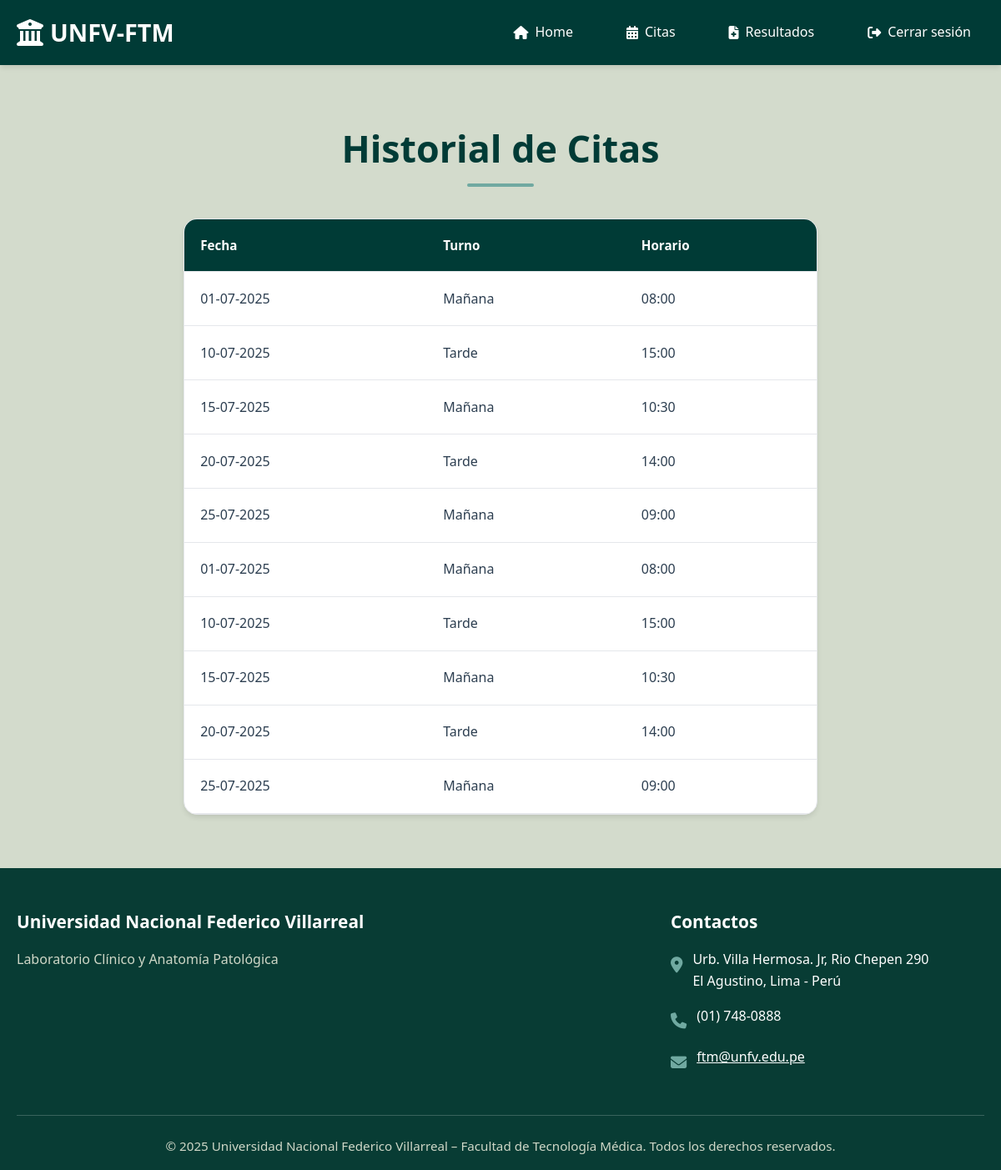
The page /historial_citas (signed in) on the database as committed earlier.
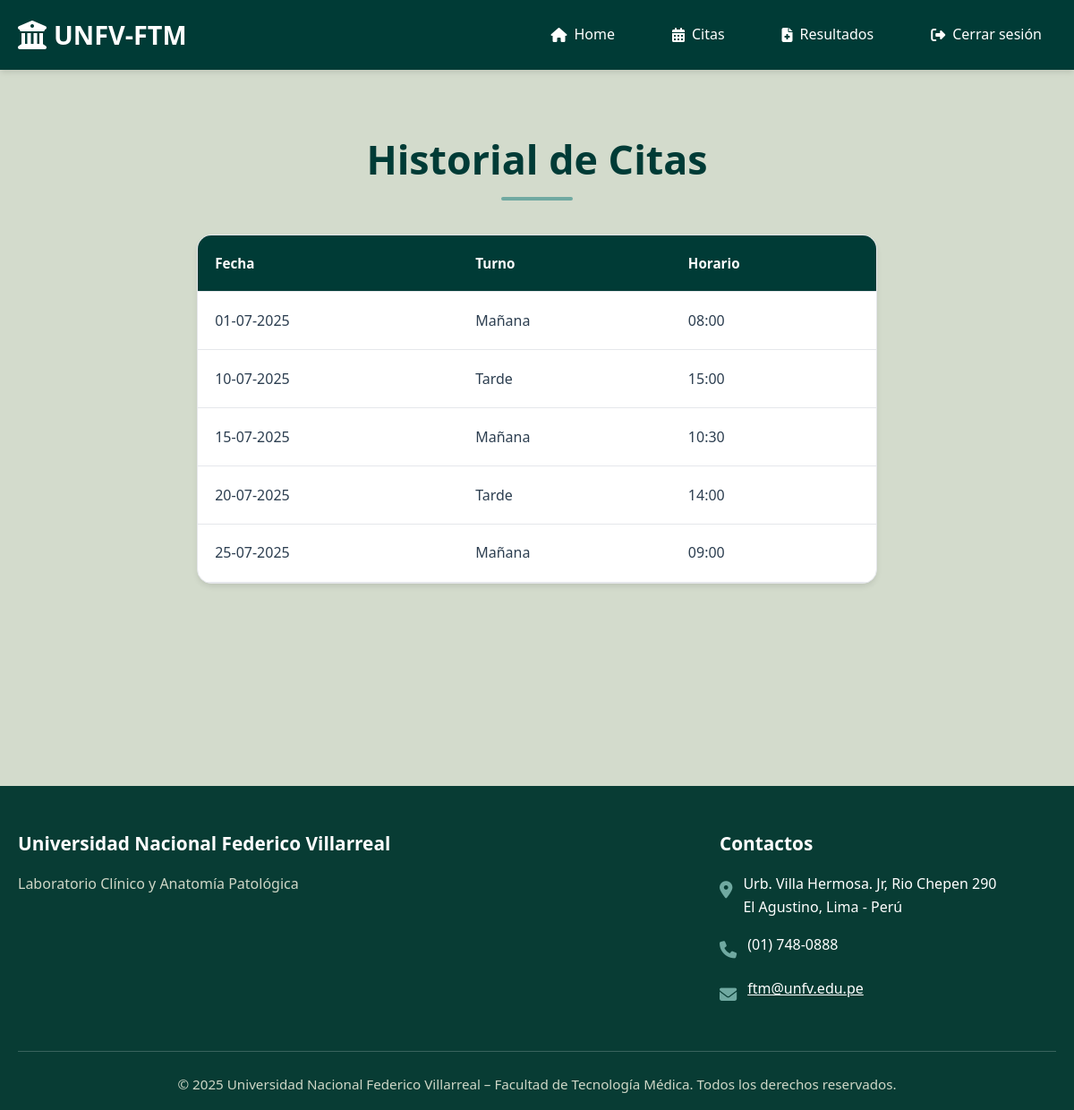
The same page on the database as committed later.
### tables this page shows
CREATE TABLE citas_usuario (
                id_cita INTEGER PRIMARY KEY,
                id_usuario INTEGER NOT NULL,
                fecha VARCHAR(100),
                turno VARCHAR(100),
                horario VARCHAR(100),
                FOREIGN KEY (id_usuario) REFERENCES usuario(id_usuario)
                    ON DELETE CASCADE
                    ON UPDATE CASCADE
            );

### app.py (the view)
@app.route('/historial_citas')
def historial_citas():
    if 'user_id' not in session:
        return redirect(url_for('login'))
    conn = get_db()
    cur = conn.cursor()
    cur.execute('SELECT fecha, turno, horario FROM citas_usuario WHERE id_usuario = ?', (session['user_id'],))
    citas = cur.fetchall()
    conn.close()
    return render_template('historial_citas.html', citas=citas)

### app.py (called while the page is built)
def get_db():
    conn = sqlite3.connect(DATABASE)
    conn.row_factory = sqlite3.Row
    return conn

@app.context_processor
def inject_user():
    return dict(user=session.get('user_name'))

### templates/historial_citas.html (shortened to what this page needs)
{% extends 'base.html' %}
{% block content %}
<section class="section">
  <div class="container" style="max-width: 800px;">
    <h2 class="text-center">Historial de Citas</h2>
    {% if citas %}
    <div class="table-container">
      <table>
        <thead>
          <tr>
            <th>Fecha</th>
            <th>Turno</th>
            <th>Horario</th>
          </tr>
        </thead>
        <tbody>
          {% for cita in citas %}
          <tr>
            <td>{{ cita['fecha'] }}</td>
            <td>{{ cita['turno'] }}</td>
            <td>{{ cita['horario'] }}</td>
          </tr>
          {% endfor %}
        </tbody>
      </table>
    </div>
    {% else %}
    <div class="card text-center" style="margin-top:2rem;">
      <p>No tienes citas registradas.</p>
    </div>
    {% endif %}
  </div>
</section>
{% endblock %}

### templates/base.html (shortened to what this page needs)
<!DOCTYPE html>
<html lang="es">
  <head>
    <link
      rel="stylesheet"
      href="{{ url_for('static', filename='css/style.css') }}"
    />
    <link
      rel="stylesheet"
      href="https://cdnjs.cloudflare.com/ajax/libs/font-awesome/6.4.0/css/all.min.css"
    />
  </head>
  <body>
    <nav class="navbar">
      <div class="container">
        <a href="{{ url_for('home') }}" class="logo">
          <i class="fas fa-university"></i> UNFV-FTM
        </a>
        <ul class="nav-links">
          <li>
            <a href="{{ url_for('home') }}"><i class="fas fa-home"></i> Home</a>
          </li>
          {% if not user %}
          <li>
            <a href="{{ url_for('login') }}"><i class="fas fa-sign-in-alt"></i> Login</a>
          </li>
          <li>
            <a href="{{ url_for('register') }}"><i class="fas fa-user-plus"></i> Registro</a>
          </li>
          {% else %}
          <li>
            <a href="{{ url_for('citas') }}"><i class="fas fa-calendar-alt"></i> Citas</a>
          </li>
          <li>
            <a href="{{ url_for('historial_resultados') }}"><i class="fas fa-file-medical"></i> Resultados</a>
          </li>
          <li>
            <a href="{{ url_for('logout') }}"><i class="fas fa-sign-out-alt"></i> Cerrar sesión</a>
          </li>
          {% endif %}
        </ul>
      </div>
    </nav>
    <main style="min-height: 100vh;">{% block content %} {% endblock %}</main>
    <footer class="footer footer-pro">
      <div class="container">
        <div class="footer-grid">
          <div class="footer-info">
            <h3 class="footer-title">Universidad Nacional Federico Villarreal</h3>
            <p>Laboratorio Clínico y Anatomía Patológica</p>
          </div>
          <div class="footer-contact">
            <h3 class="footer-title">Contactos</h3>
            <div class="footer-contact-item">
              <span class="footer-icon"><i class="fas fa-map-marker-alt"></i></span>
              <div>
                <p>Urb. Villa Hermosa. Jr, Rio Chepen 290</p>
                <p>El Agustino, Lima - Perú</p>
              </div>
            </div>
            <div class="footer-contact-item">
              <span class="footer-icon"><i class="fas fa-phone"></i></span>
              <p>(01) 748-0888</p>
            </div>
            <div class="footer-contact-item">
              <span class="footer-icon"><i class="fas fa-envelope"></i></span>
              <a href="mailto:ftm@unfv.edu.pe" class="footer-link">ftm@unfv.edu.pe</a>
            </div>
          </div>
        </div>
        <div class="footer-bottom-pro">
          <p>
            © {{ current_year or 2025 }} Universidad Nacional Federico Villarreal – Facultad de Tecnología Médica. Todos los derechos reservados.
          </p>
        </div>
      </div>
    </footer>
  </body>
</html>

### static/css/style.css (style rules this page uses)
* { margin: 0; padding: 0; box-sizing: border-box; }
:root { --primary-dark: #012622; --primary-green: #003b36; --secondary-green: #70a9a1; --light-gray: #cfd7c7; --lightest-gray: #d3dbcc; --white: #ffffff; --text-dark: #2c3e50; --text-gray: #6b7280; --border-color: #e5e7eb; --shadow: 0 4px 6px -1px rgba(0, 0, 0, 0.1); --shadow-lg: 0 10px 15px -3px rgba(0, 0, 0, 0.1); --success: #10b981; --warning: #f59e0b; --danger: #ef4444; }
body { font-family: "Segoe UI", Tahoma, Geneva, Verdana, sans-serif; background-color: var(--lightest-gray); color: var(--text-dark); line-height: 1.6; }
.container { max-width: 1200px; margin: 0 auto; padding: 0 20px; }
.footer { background: var(--primary-dark); color: var(--white); padding: 3rem 0 1rem; margin-top: 0; }
.navbar { background: var(--primary-green); padding: 1rem 0; box-shadow: var(--shadow); position: sticky; top: 0; z-index: 100; }
.navbar .container { display: flex; justify-content: space-between; align-items: center; }
.navbar .logo { color: var(--white); font-size: 1.8rem; font-weight: bold; text-decoration: none; display: flex; align-items: center; }
.navbar .logo i { margin-right: 0.5rem; font-size: 2rem; }
.navbar .nav-links { display: flex; list-style: none; gap: 2rem; }
.navbar .nav-links a { color: var(--white); text-decoration: none; font-weight: 500; transition: all 0.3s ease; padding: 0.5rem 1rem; border-radius: 8px; display: flex; align-items: center; }
.navbar .nav-links a i { margin-right: 0.5rem; }
.section { padding: 4rem 0; }
.section h2 { color: var(--primary-green); text-align: center; margin-bottom: 3rem; font-size: 2.8rem; font-weight: 700; position: relative; }
.section h2::after { content: ""; position: absolute; bottom: -10px; left: 50%; transform: translateX(-50%); width: 80px; height: 4px; background: var(--secondary-green); border-radius: 2px; }
.table-container { background: var(--white); border-radius: 16px; overflow: hidden; box-shadow: var(--shadow); margin-top: 2rem; border: 1px solid var(--border-color); }
table { width: 100%; border-collapse: collapse; }
th, td { padding: 1.2rem; text-align: left; border-bottom: 1px solid var(--border-color); }
th { background: var(--primary-green); color: var(--white); font-weight: 600; font-size: 0.95rem; }
.text-center { text-align: center; }
.footer-pro { background: #083c34; color: var(--white); padding: 3rem 0 1rem; margin-top: 0; }
.footer-grid { display: grid; grid-template-columns: 2fr 1fr; gap: 2rem; align-items: flex-start; margin-bottom: 2rem; }
.footer-title { font-size: 1.3rem; font-weight: bold; margin-bottom: 1rem; }
.footer-info p { max-width: 400px; color: var(--light-gray); }
.footer-contact { font-size: 1rem; }
.footer-contact-item { display: flex; align-items: flex-start; gap: 0.75rem; margin-bottom: 1rem; }
.footer-icon { font-size: 1.2rem; margin-top: 0.2rem; color: var(--secondary-green); }
.footer-link { color: var(--white); text-decoration: underline; transition: color 0.2s; }
.footer-bottom-pro { border-top: 1px solid rgba(255,255,255,0.2); margin-top: 2rem; padding-top: 1.5rem; text-align: center; color: var(--light-gray); font-size: 0.95rem; }

Rows that differ between the two databases and show on the page:
removed citas_usuario: fecha "01-07-2025", turno "Mañana", horario "08:00"
removed citas_usuario: fecha "10-07-2025", turno "Tarde", horario "15:00"
removed citas_usuario: fecha "15-07-2025", turno "Mañana", horario "10:30"
removed citas_usuario: fecha "20-07-2025", turno "Tarde", horario "14:00"
removed citas_usuario: fecha "25-07-2025", turno "Mañana", horario "09:00"
